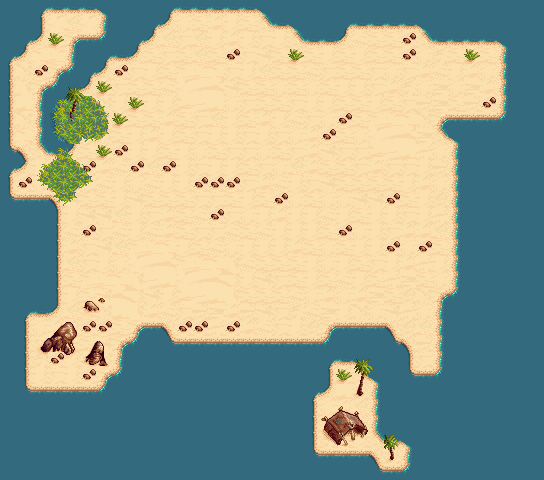

Tiled map render using the project's own tile images. Description and the whole map definition, tile-layer contents included, below:
An orthogonal 34x30 tile map with 16x16 px tiles, 2 tile layers (background, foreground) and 14 objects.

<map version="1.0" orientation="orthogonal" renderorder="right-down" width="34" height="30" tilewidth="16" tileheight="16" nextobjectid="61">
 <tileset firstgid="1" name="desert" tilewidth="16" tileheight="16" tilecount="312" columns="13">
  <image source="test.png" width="208" height="384" />
  <terraintypes>
   <terrain name="Sea-Shore" tile="-1" />
   <terrain name="New Terrain" tile="-1" />
  </terraintypes>
  <tile id="39" terrain="0,0,0," />
  <tile id="40" terrain="0,0,," />
  <tile id="41" terrain="0,0,,0" />
  <tile id="42" terrain="0,,," />
  <tile id="43" terrain=",0,," />
  <tile id="52" terrain="0,,0," />
  <tile id="53" terrain="0,0,0,0" />
  <tile id="54" terrain=",0,,0" />
  <tile id="55" terrain=",,0," />
  <tile id="56" terrain=",,,0" />
  <tile id="65" terrain="0,,0,0" />
  <tile id="66" terrain=",,0,0" />
  <tile id="67" terrain=",0,0,0" />
 </tileset>
 <layer name="background" width="34" height="30">
  <data encoding="csv">
54,54,57,67,67,67,56,54,54,54,57,67,67,67,67,67,56,54,54,54,54,54,54,54,54,54,54,54,54,54,54,54,54,54,
54,54,55,19,86,19,53,54,54,57,68,84,58,85,112,58,66,67,56,54,54,57,67,67,67,67,56,54,54,54,54,54,54,54,
54,57,68,151,40,41,43,54,57,68,86,97,86,112,85,112,97,112,66,67,67,68,71,58,58,73,66,67,67,67,67,56,54,54,
57,68,8,7,53,54,57,67,68,58,97,58,86,58,73,97,59,58,151,58,112,58,112,58,58,73,84,110,58,151,58,53,54,54,
55,72,73,40,43,57,68,73,97,112,58,6,7,8,97,112,86,58,58,71,97,58,58,97,84,97,85,71,112,85,84,53,54,54,
55,9,40,43,57,68,151,97,58,58,71,19,20,21,59,58,58,84,58,84,58,112,112,97,85,110,84,98,84,98,85,53,54,54,
55,34,53,96,107,5,3,112,151,112,112,32,33,34,84,97,58,58,97,112,112,58,58,112,58,97,99,98,58,99,73,53,54,54,
55,72,53,94,84,15,16,151,58,58,85,58,97,86,112,58,85,112,71,97,84,73,58,6,7,8,72,40,41,41,41,43,54,54,
55,8,53,83,81,97,29,58,112,85,112,58,97,112,112,97,112,97,84,85,73,58,84,19,20,21,98,66,56,54,54,54,54,54,
44,42,66,67,68,58,151,73,112,112,58,112,84,58,97,97,84,58,97,85,59,97,97,32,33,34,111,84,53,54,54,54,54,54,
57,68,112,112,112,73,85,71,73,86,73,112,97,112,112,58,97,84,86,85,58,58,97,85,97,97,112,99,53,54,54,54,54,54,
55,73,84,73,86,97,71,112,84,71,112,112,73,73,73,97,85,71,112,97,59,58,58,58,58,112,85,84,53,54,54,54,54,54,
44,41,41,42,59,58,58,112,59,58,58,58,97,97,58,112,58,73,84,58,84,84,59,59,73,58,112,60,53,54,54,54,54,54,
54,54,54,55,112,59,59,86,112,97,85,58,71,73,97,84,112,85,112,112,71,112,58,112,112,97,112,111,53,54,54,54,54,54,
54,54,54,55,71,73,97,71,112,71,85,58,97,97,71,58,71,112,112,112,58,73,84,112,97,85,85,86,53,54,54,54,54,54,
54,54,54,55,85,97,59,86,6,7,8,112,58,71,84,112,112,112,85,58,84,58,112,112,73,84,73,58,53,54,54,54,54,54,
54,54,54,55,86,97,112,84,19,20,21,6,7,8,9,71,58,58,58,112,84,112,58,97,112,85,111,112,53,54,54,54,54,54,
54,54,54,55,58,6,7,8,9,33,34,19,20,21,22,112,59,97,58,112,58,71,112,58,111,98,58,84,53,54,54,54,54,54,
54,54,54,55,112,19,20,21,22,59,112,32,33,34,35,58,58,58,71,84,85,84,85,98,58,60,72,40,43,54,54,54,54,54,
54,57,67,68,86,32,33,34,35,85,71,97,99,98,85,99,59,97,110,71,98,112,72,84,59,111,84,53,54,54,54,54,54,54,
54,55,86,97,84,112,112,58,0,0,0,73,73,111,73,85,71,97,112,60,40,41,41,41,42,60,86,53,54,54,54,54,54,54,
54,55,59,58,112,97,58,0,0,54,0,41,41,41,41,41,41,41,41,41,43,54,54,54,44,42,99,53,54,54,54,54,54,54,
54,55,112,73,58,112,0,0,54,54,54,54,54,54,54,54,54,54,54,54,57,67,56,54,54,55,97,53,54,54,54,54,54,54,
54,55,112,97,112,73,0,0,54,54,54,54,54,54,54,54,54,54,54,54,55,6,66,56,54,44,41,43,54,54,54,54,54,54,
54,44,41,41,41,41,0,54,54,54,54,54,54,54,54,54,54,54,54,57,68,34,58,53,54,54,54,54,54,54,54,54,54,54,
54,54,54,54,54,54,54,54,54,54,54,54,54,54,54,54,54,54,54,55,84,85,86,53,54,54,54,54,54,54,54,54,54,54,
54,54,54,54,54,54,54,54,54,54,54,54,54,54,54,54,54,54,54,55,97,98,99,53,54,54,54,54,54,54,54,54,54,54,
54,54,54,54,54,54,54,54,54,54,54,54,54,54,54,54,54,54,54,55,110,111,112,66,67,56,54,54,54,54,54,54,54,54,
54,54,54,54,54,54,54,54,54,54,54,54,54,54,54,54,54,54,54,44,41,41,41,42,9,53,54,54,54,54,54,54,54,54,
54,54,54,54,54,54,54,54,54,54,54,54,54,54,54,54,54,54,54,54,54,54,54,44,41,43,54,54,54,54,54,54,54,54
</data>
 </layer>
 <layer name="foreground" width="34" height="30">
  <data encoding="csv">
0,0,0,0,0,0,0,0,0,0,0,0,0,0,0,0,0,0,0,0,0,0,0,0,0,0,0,0,0,0,0,0,0,0,
0,0,0,0,0,0,0,0,0,0,0,0,0,0,0,0,0,0,0,0,0,0,0,0,0,0,0,0,0,0,0,0,0,0,
0,0,0,0,0,0,0,0,0,0,0,0,0,0,0,0,0,0,0,0,0,0,0,0,0,0,0,0,0,0,0,0,0,0,
0,0,0,0,0,0,0,0,0,0,0,0,0,0,0,0,0,0,0,0,0,0,0,0,0,0,0,0,0,0,0,0,0,0,
0,0,0,0,0,0,0,0,0,0,0,0,0,0,0,0,0,0,0,0,0,0,0,0,0,0,0,0,0,0,0,0,0,0,
0,0,0,0,123,124,0,0,0,0,0,0,0,0,0,0,0,0,0,0,0,0,0,0,0,0,0,0,0,0,0,0,0,0,
0,0,0,0,136,137,0,0,0,0,0,0,0,0,0,0,0,0,0,0,0,0,0,0,0,0,0,0,0,0,0,0,0,0,
0,0,0,0,160,0,0,0,0,0,0,0,0,0,0,0,0,0,0,0,0,0,0,0,0,0,0,0,0,0,0,0,0,0,
0,0,0,0,0,119,0,0,0,0,0,0,0,0,0,0,0,0,0,0,0,0,0,0,0,0,0,0,0,0,0,0,0,0,
0,0,0,135,134,0,0,0,0,0,0,0,0,0,0,0,0,0,0,0,0,0,0,0,0,0,0,0,0,0,0,0,0,0,
0,0,135,4,5,134,0,0,0,0,0,0,0,0,0,0,0,0,0,0,0,0,0,0,0,0,0,0,0,0,0,0,0,0,
0,0,122,17,18,121,0,0,0,0,0,0,0,0,0,0,0,0,0,0,0,0,0,0,0,0,0,0,0,0,0,0,0,0,
0,0,0,122,121,0,0,0,0,0,0,0,0,0,0,0,0,0,0,0,0,0,0,0,0,0,0,0,0,0,0,0,0,0,
0,0,0,0,0,0,0,0,0,0,0,0,0,0,0,0,0,0,0,0,0,0,0,0,0,0,0,0,0,0,0,0,0,0,
0,0,0,0,0,0,0,0,0,0,0,0,0,0,0,0,0,0,0,0,0,0,0,0,0,0,0,0,0,0,0,0,0,0,
0,0,0,0,0,0,0,0,0,0,0,0,0,0,0,0,0,0,0,0,0,0,0,0,0,0,0,0,0,0,0,0,0,0,
0,0,0,0,0,0,0,0,0,0,0,0,0,0,0,0,0,0,0,0,0,0,0,0,0,0,0,0,0,0,0,0,0,0,
0,0,0,0,0,0,0,0,0,0,0,0,0,0,0,0,0,0,0,0,0,0,0,0,0,0,0,0,0,0,0,0,0,0,
0,0,0,0,0,129,130,0,0,0,0,0,0,0,0,0,0,0,0,0,0,0,0,0,0,0,0,0,0,0,0,0,0,0,
0,0,0,0,0,142,143,0,0,0,0,0,0,0,0,0,0,0,0,0,0,0,0,0,0,0,0,0,0,0,0,0,0,0,
0,0,10,11,12,73,73,0,40,41,42,0,0,0,0,0,0,0,0,0,0,0,0,0,0,0,0,0,0,0,0,0,0,0,
0,0,23,24,25,125,126,40,43,0,44,0,0,0,0,0,0,0,0,0,0,0,0,0,0,0,0,0,0,0,0,0,0,0,
0,0,36,73,38,138,139,53,0,0,0,0,0,0,0,0,0,0,0,0,0,0,123,124,0,0,0,0,0,0,0,0,0,0,
0,0,0,0,0,0,40,43,0,0,0,0,0,0,0,0,0,0,0,0,0,151,136,137,0,0,0,0,0,0,0,0,0,0,
0,0,0,0,0,0,43,0,0,0,0,0,0,0,0,0,0,0,0,0,0,0,149,150,0,0,0,0,0,0,0,0,0,0,
0,0,0,0,0,0,0,0,0,0,0,0,0,0,0,0,0,0,0,0,88,89,90,0,0,0,0,0,0,0,0,0,0,0,
0,0,0,0,0,0,0,0,0,0,0,0,0,0,0,0,0,0,0,0,101,102,103,0,0,0,0,0,0,0,0,0,0,0,
0,0,0,0,0,0,0,0,0,0,0,0,0,0,0,0,0,0,0,0,114,115,116,0,148,0,0,0,0,0,0,0,0,0,
0,0,0,0,0,0,0,0,0,0,0,0,0,0,0,0,0,0,0,0,0,0,0,0,161,0,0,0,0,0,0,0,0,0,
0,0,0,0,0,0,0,0,0,0,0,0,0,0,0,0,0,0,0,0,0,0,0,0,0,0,0,0,0,0,0,0,0,0
</data>
 </layer>
 <objectgroup name="path">
  <object id="54" x="252" y="286" />
  <object id="55" x="360" y="295" />
  <object id="56" x="355" y="165" />
  <object id="57" x="416" y="115" />
  <object id="58" x="361" y="62" />
  <object id="59" x="290" y="118" />
  <object id="60" x="94" y="125" />
 </objectgroup>
 <objectgroup name="nodes">
  <object id="42" x="305" y="264" />
  <object id="43" x="287" y="323" />
  <object id="45" x="405" y="213" />
  <object id="47" x="246" y="155" />
  <object id="49" x="250" y="94" />
  <object id="50" x="433" y="77" />
  <object id="52" x="368" y="114" />
 </objectgroup>
</map>
